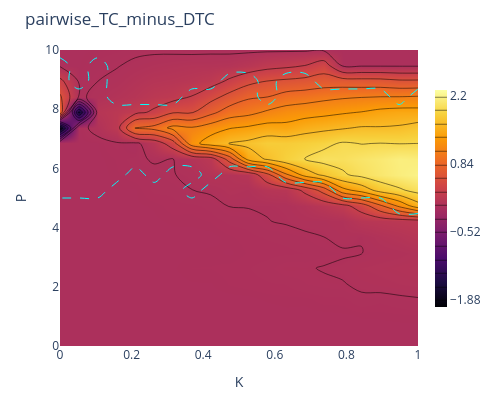
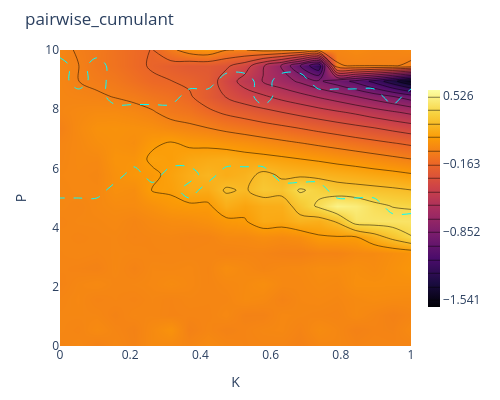
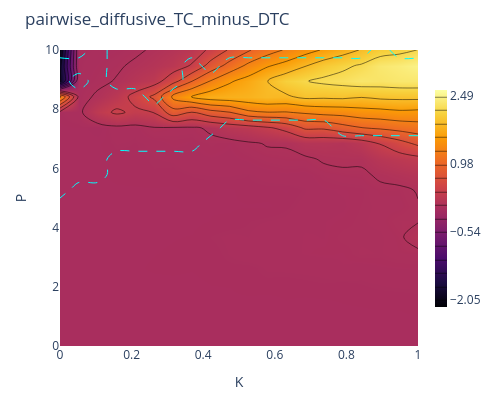
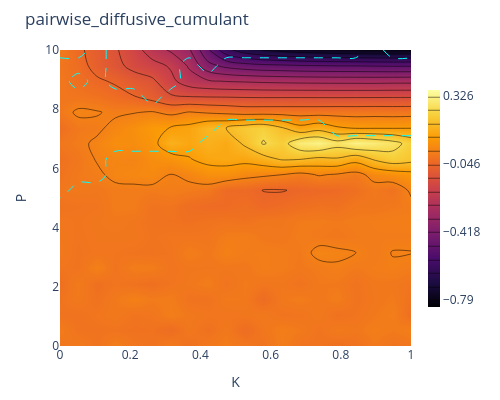

Notebook code cell kept with these figures, in order:
### Markdown cell above
### Generate Comparison Figures

Create comprehensive comparison visualizations showing how different coupling architectures lead to higher-order statistical structure emergence.

### Code cell
datasets = {
    "pairwise": pairwise,
    "pairwise_diffusive": pairwise_diffusive,
    "coupling": couplin,
    "coupling_diffusive": couplin_diffusive,
    "pairwise_a": pairwise_a,
    "coupling_a": couplin_a
}

for name, data in datasets.items():

    oscillation = data["oscillation_map"]
    TC = data["TC"]
    DTC = data["DTC"]
    cumulant = data["cumulant"]

    tc_dtc = TC - DTC

    if name=='pairwise_a' or name=='coupling_a':
        P_values = np.linspace(0.5, 3, 20)
        K_values = np.linspace(0.0, 1.0, 20)
    else:
        P_values = np.linspace(0.0, 10, 20)
        K_values = np.linspace(0.0, 1.0, 20)
    

    if name=='pairwise_a' or name=='coupling_a':
        y_label = "slope a_e"
    else:
        y_label = "P"

    # --- TC - DTC ---
    plot_metrics_contour(
        tc_dtc,
        oscillation,
        P_values,
        K_values,
        title=f"{name}_TC_minus_DTC",
        y_label=y_label
    )

    # --- Cumulant ---
    plot_metrics_contour(
        cumulant,
        oscillation,
        P_values,
        K_values,
        title=f"{name}_cumulant",
        y_label=y_label
    )

### Figure 1 — Plotly figure (JSON) as saved in the notebook; plotly's stock layout.template omitted (floating-point values rounded to 4 significant figures; data arrays with more than 128 entries replaced by an {"elided": "..."} marker saying what was removed)
{"data": [{"colorbar": {"len": 0.8, "thickness": 12}, "colorscale": [[0, "#000004"], [0.1111, "#1b0c41"], [0.2222, "#4a0c6b"], [0.3333, "#781c6d"], [0.4444, "#a52c60"], [0.5556, "#cf4446"], [0.6667, "#ed6925"], [0.7778, "#fb9b06"], [0.8889, "#f7d13d"], [1, "#fcffa4"]], "contours": {"coloring": "heatmap", "end": 2.197, "showlines": true, "size": 0.2715, "start": -1.876}, "type": "contour", "x": [0.0, 0.05263, 0.1053, 0.1579, 0.2105, 0.2632, 0.3158, 0.3684, 0.4211, 0.4737, 0.5263, 0.5789, 0.6316, 0.6842, 0.7368, 0.7895, 0.8421, 0.8947, 0.9474, 1.0], "y": [0.0, 0.5263, 1.053, 1.579, 2.105, 2.632, 3.158, 3.684, 4.211, 4.737, 5.263, 5.789, 6.316, 6.842, 7.368, 7.895, 8.421, 8.947, 9.474, 10.0], "z": {"elided": "20x20 float values"}}, {"colorscale": [[0, "cyan"], [1, "cyan"]], "contours": {"coloring": "lines", "end": 0.5, "start": 0.5}, "line": {"color": "cyan", "dash": "dash", "width": 1}, "showscale": false, "type": "contour", "x": [0.0, 0.05263, 0.1053, 0.1579, 0.2105, 0.2632, 0.3158, 0.3684, 0.4211, 0.4737, 0.5263, 0.5789, 0.6316, 0.6842, 0.7368, 0.7895, 0.8421, 0.8947, 0.9474, 1.0], "y": [0.0, 0.5263, 1.053, 1.579, 2.105, 2.632, 3.158, 3.684, 4.211, 4.737, 5.263, 5.789, 6.316, 6.842, 7.368, 7.895, 8.421, 8.947, 9.474, 10.0], "z": {"elided": "20x20 int values"}}], "layout": {"height": 400, "margin": {"b": 50, "l": 60, "r": 40, "t": 50}, "title": {"text": "pairwise_TC_minus_DTC"}, "width": 500, "xaxis": {"title": {"text": "K"}}, "yaxis": {"title": {"text": "P"}}}}

### Figure 2 — Plotly figure (JSON) as saved in the notebook; plotly's stock layout.template omitted (floating-point values rounded to 4 significant figures; data arrays with more than 128 entries replaced by an {"elided": "..."} marker saying what was removed)
{"data": [{"colorbar": {"len": 0.8, "thickness": 12}, "colorscale": [[0, "#000004"], [0.1111, "#1b0c41"], [0.2222, "#4a0c6b"], [0.3333, "#781c6d"], [0.4444, "#a52c60"], [0.5556, "#cf4446"], [0.6667, "#ed6925"], [0.7778, "#fb9b06"], [0.8889, "#f7d13d"], [1, "#fcffa4"]], "contours": {"coloring": "heatmap", "end": 0.5259, "showlines": true, "size": 0.1378, "start": -1.541}, "type": "contour", "x": [0.0, 0.05263, 0.1053, 0.1579, 0.2105, 0.2632, 0.3158, 0.3684, 0.4211, 0.4737, 0.5263, 0.5789, 0.6316, 0.6842, 0.7368, 0.7895, 0.8421, 0.8947, 0.9474, 1.0], "y": [0.0, 0.5263, 1.053, 1.579, 2.105, 2.632, 3.158, 3.684, 4.211, 4.737, 5.263, 5.789, 6.316, 6.842, 7.368, 7.895, 8.421, 8.947, 9.474, 10.0], "z": {"elided": "20x20 float values"}}, {"colorscale": [[0, "cyan"], [1, "cyan"]], "contours": {"coloring": "lines", "end": 0.5, "start": 0.5}, "line": {"color": "cyan", "dash": "dash", "width": 1}, "showscale": false, "type": "contour", "x": [0.0, 0.05263, 0.1053, 0.1579, 0.2105, 0.2632, 0.3158, 0.3684, 0.4211, 0.4737, 0.5263, 0.5789, 0.6316, 0.6842, 0.7368, 0.7895, 0.8421, 0.8947, 0.9474, 1.0], "y": [0.0, 0.5263, 1.053, 1.579, 2.105, 2.632, 3.158, 3.684, 4.211, 4.737, 5.263, 5.789, 6.316, 6.842, 7.368, 7.895, 8.421, 8.947, 9.474, 10.0], "z": {"elided": "20x20 int values"}}], "layout": {"height": 400, "margin": {"b": 50, "l": 60, "r": 40, "t": 50}, "title": {"text": "pairwise_cumulant"}, "width": 500, "xaxis": {"title": {"text": "K"}}, "yaxis": {"title": {"text": "P"}}}}

### Figure 3 — Plotly figure (JSON) as saved in the notebook; plotly's stock layout.template omitted (floating-point values rounded to 4 significant figures; data arrays with more than 128 entries replaced by an {"elided": "..."} marker saying what was removed)
{"data": [{"colorbar": {"len": 0.8, "thickness": 12}, "colorscale": [[0, "#000004"], [0.1111, "#1b0c41"], [0.2222, "#4a0c6b"], [0.3333, "#781c6d"], [0.4444, "#a52c60"], [0.5556, "#cf4446"], [0.6667, "#ed6925"], [0.7778, "#fb9b06"], [0.8889, "#f7d13d"], [1, "#fcffa4"]], "contours": {"coloring": "heatmap", "end": 2.488, "showlines": true, "size": 0.3025, "start": -2.05}, "type": "contour", "x": [0.0, 0.05263, 0.1053, 0.1579, 0.2105, 0.2632, 0.3158, 0.3684, 0.4211, 0.4737, 0.5263, 0.5789, 0.6316, 0.6842, 0.7368, 0.7895, 0.8421, 0.8947, 0.9474, 1.0], "y": [0.0, 0.5263, 1.053, 1.579, 2.105, 2.632, 3.158, 3.684, 4.211, 4.737, 5.263, 5.789, 6.316, 6.842, 7.368, 7.895, 8.421, 8.947, 9.474, 10.0], "z": {"elided": "20x20 float values"}}, {"colorscale": [[0, "cyan"], [1, "cyan"]], "contours": {"coloring": "lines", "end": 0.5, "start": 0.5}, "line": {"color": "cyan", "dash": "dash", "width": 1}, "showscale": false, "type": "contour", "x": [0.0, 0.05263, 0.1053, 0.1579, 0.2105, 0.2632, 0.3158, 0.3684, 0.4211, 0.4737, 0.5263, 0.5789, 0.6316, 0.6842, 0.7368, 0.7895, 0.8421, 0.8947, 0.9474, 1.0], "y": [0.0, 0.5263, 1.053, 1.579, 2.105, 2.632, 3.158, 3.684, 4.211, 4.737, 5.263, 5.789, 6.316, 6.842, 7.368, 7.895, 8.421, 8.947, 9.474, 10.0], "z": {"elided": "20x20 int values"}}], "layout": {"height": 400, "margin": {"b": 50, "l": 60, "r": 40, "t": 50}, "title": {"text": "pairwise_diffusive_TC_minus_DTC"}, "width": 500, "xaxis": {"title": {"text": "K"}}, "yaxis": {"title": {"text": "P"}}}}

### Figure 4 — Plotly figure (JSON) as saved in the notebook; plotly's stock layout.template omitted (floating-point values rounded to 4 significant figures; data arrays with more than 128 entries replaced by an {"elided": "..."} marker saying what was removed)
{"data": [{"colorbar": {"len": 0.8, "thickness": 12}, "colorscale": [[0, "#000004"], [0.1111, "#1b0c41"], [0.2222, "#4a0c6b"], [0.3333, "#781c6d"], [0.4444, "#a52c60"], [0.5556, "#cf4446"], [0.6667, "#ed6925"], [0.7778, "#fb9b06"], [0.8889, "#f7d13d"], [1, "#fcffa4"]], "contours": {"coloring": "heatmap", "end": 0.3258, "showlines": true, "size": 0.07441, "start": -0.7903}, "type": "contour", "x": [0.0, 0.05263, 0.1053, 0.1579, 0.2105, 0.2632, 0.3158, 0.3684, 0.4211, 0.4737, 0.5263, 0.5789, 0.6316, 0.6842, 0.7368, 0.7895, 0.8421, 0.8947, 0.9474, 1.0], "y": [0.0, 0.5263, 1.053, 1.579, 2.105, 2.632, 3.158, 3.684, 4.211, 4.737, 5.263, 5.789, 6.316, 6.842, 7.368, 7.895, 8.421, 8.947, 9.474, 10.0], "z": {"elided": "20x20 float values"}}, {"colorscale": [[0, "cyan"], [1, "cyan"]], "contours": {"coloring": "lines", "end": 0.5, "start": 0.5}, "line": {"color": "cyan", "dash": "dash", "width": 1}, "showscale": false, "type": "contour", "x": [0.0, 0.05263, 0.1053, 0.1579, 0.2105, 0.2632, 0.3158, 0.3684, 0.4211, 0.4737, 0.5263, 0.5789, 0.6316, 0.6842, 0.7368, 0.7895, 0.8421, 0.8947, 0.9474, 1.0], "y": [0.0, 0.5263, 1.053, 1.579, 2.105, 2.632, 3.158, 3.684, 4.211, 4.737, 5.263, 5.789, 6.316, 6.842, 7.368, 7.895, 8.421, 8.947, 9.474, 10.0], "z": {"elided": "20x20 int values"}}], "layout": {"height": 400, "margin": {"b": 50, "l": 60, "r": 40, "t": 50}, "title": {"text": "pairwise_diffusive_cumulant"}, "width": 500, "xaxis": {"title": {"text": "K"}}, "yaxis": {"title": {"text": "P"}}}}
